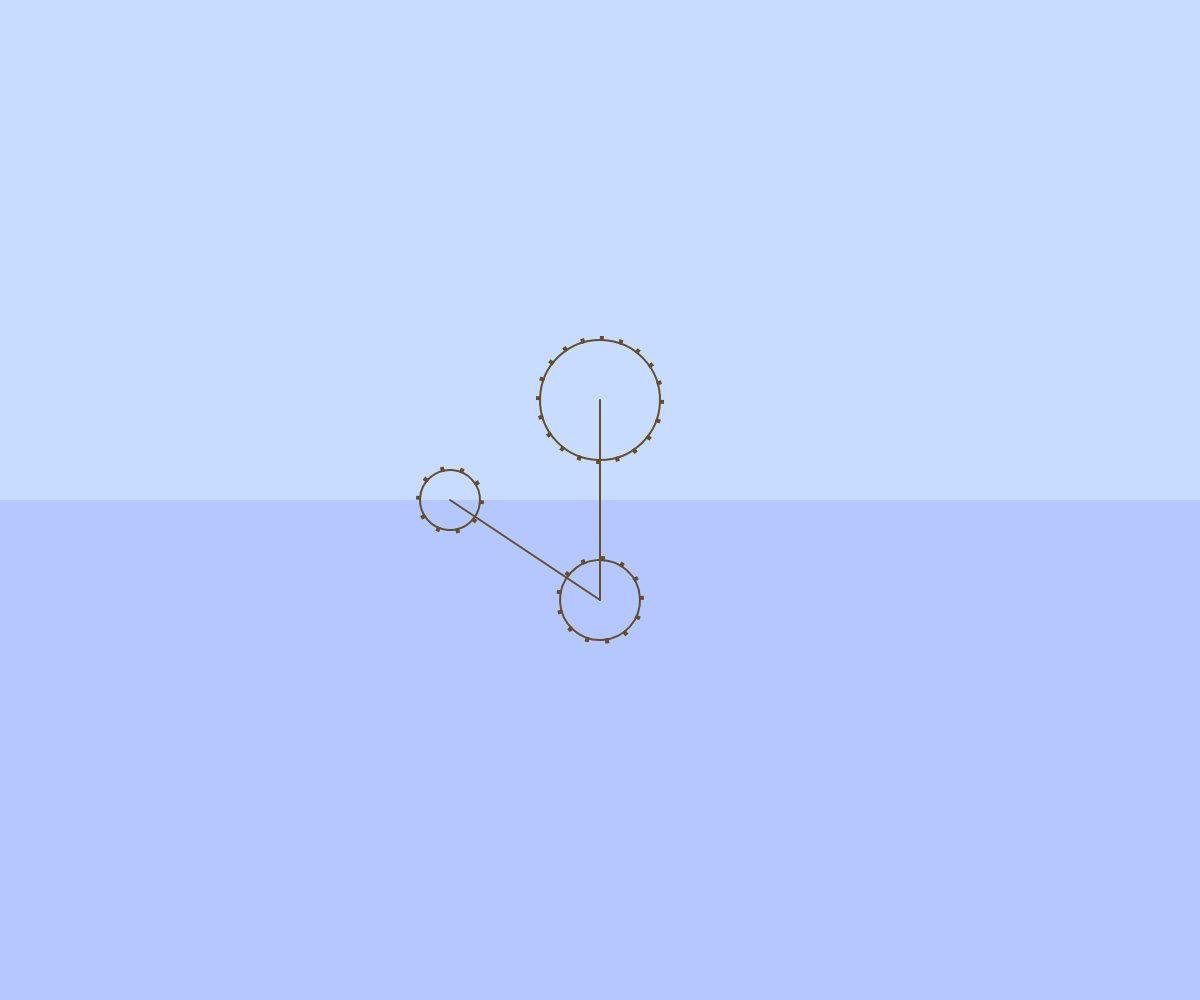
Frame 1 (no input)
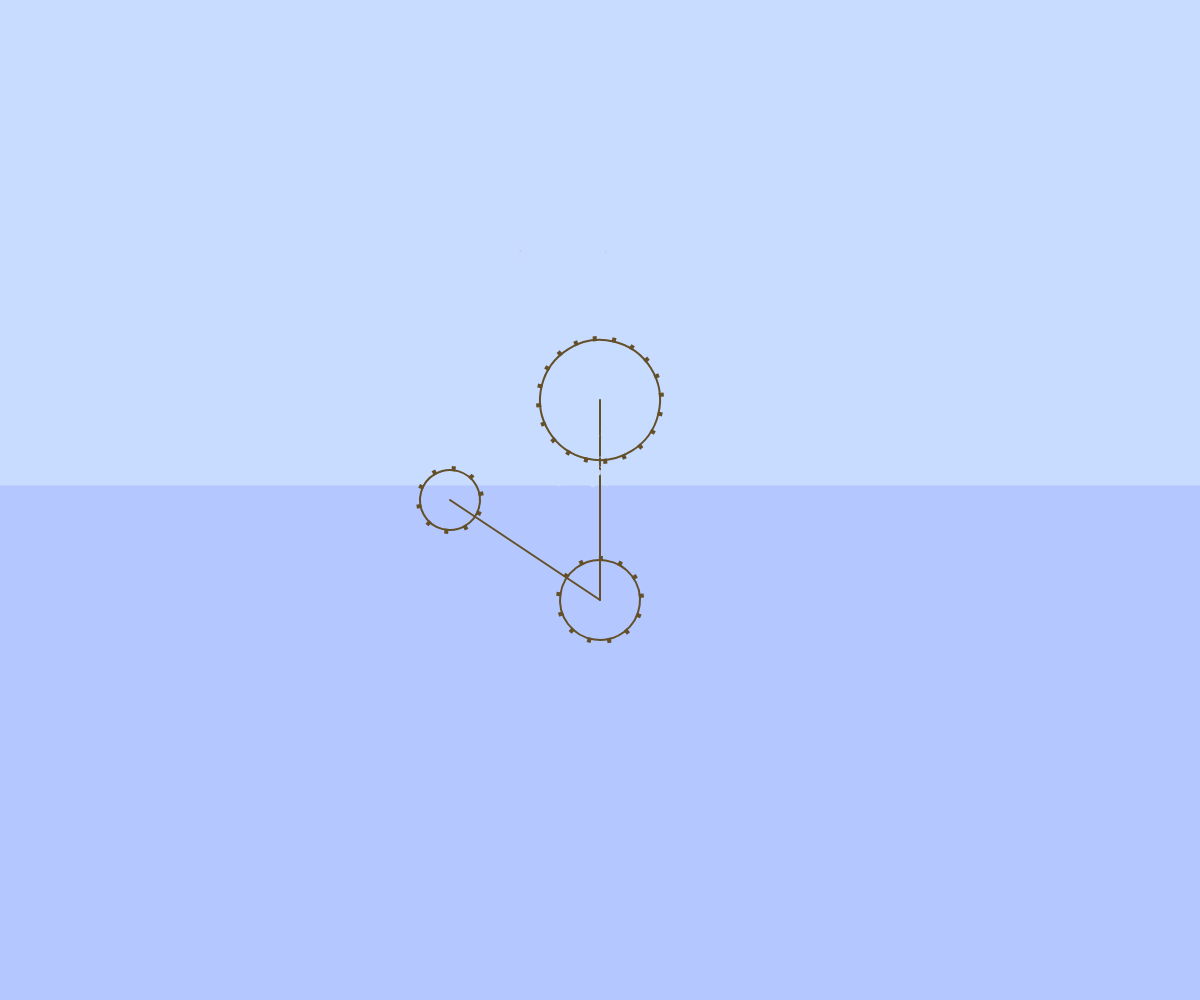
Frame 60 (no input)
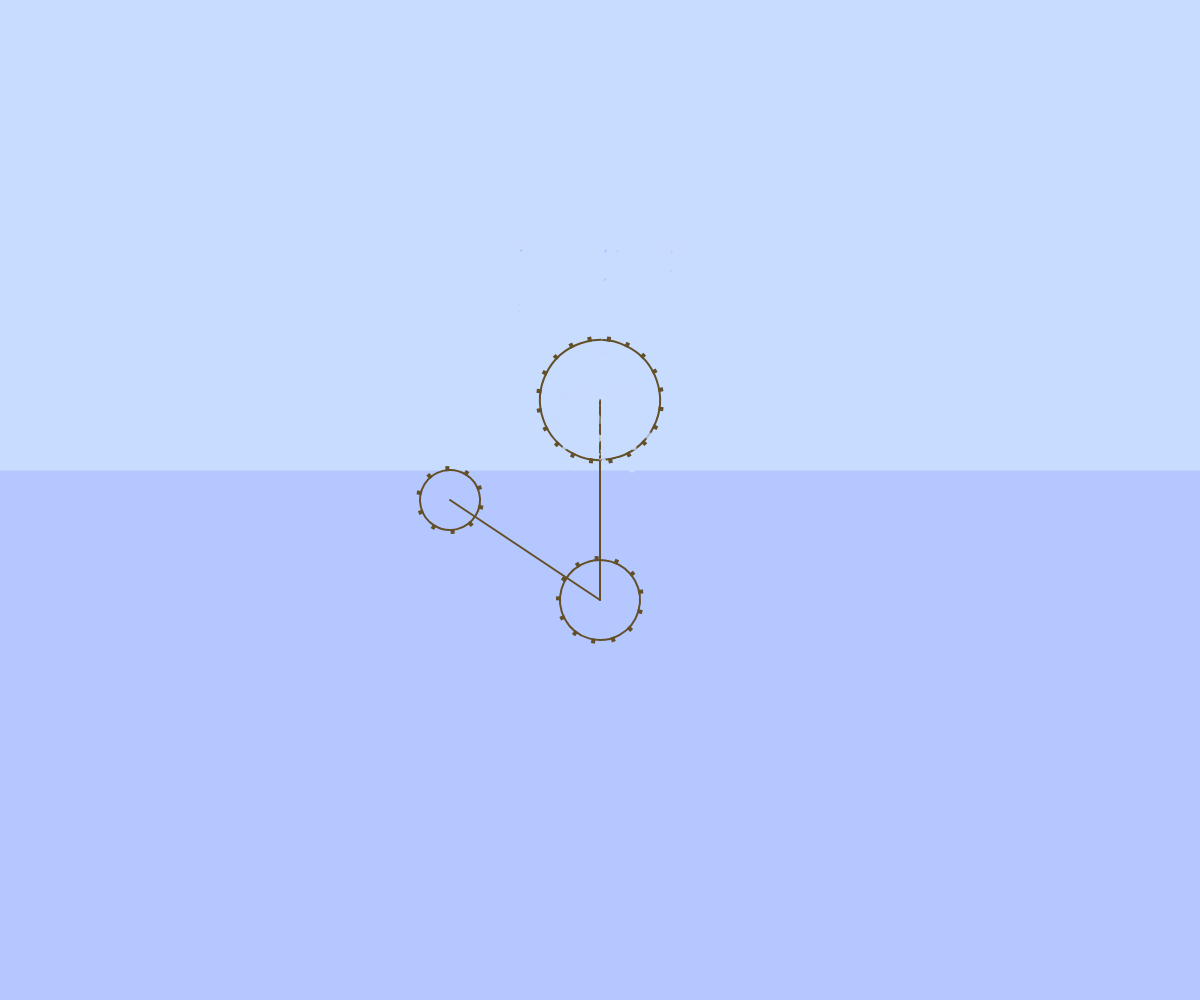
Frame 120 (the mouse pressed at the canvas centre since frame 60)

The p5.js sketch that drew these frames (run headless with seeded random() and noise() and a simulated clock; from frame 60 on, the mouse is pressed at the canvas centre):

// p5.js sketch
// ── sketch.js
let gears = [];
let bubbles = [];
let droplets = [];
let iceChunks = [];
let waterLevel = 0;
let steamParticles = [];

class Gear {
  constructor(x, y, radius, speed) {
    this.x = x;
    this.y = y;
    this.radius = radius;
    this.speed = speed;
    this.angle = 0;
    this.teeth = [];
    this.generateTeeth();
  }

  generateTeeth() {
    const toothCount = Math.floor(this.radius / 3);
    for (let i = 0; i < toothCount; i++) {
      const angle = (i / toothCount) * TWO_PI;
      const toothX = this.x + cos(angle) * this.radius;
      const toothY = this.y + sin(angle) * this.radius;
      this.teeth.push({ x: toothX, y: toothY });
    }
  }

  update() {
    this.angle += this.speed;
  }

  display() {
    push();
    translate(this.x, this.y);
    rotate(this.angle);

    stroke(100, 80, 40);
    strokeWeight(2);
    noFill();
    circle(0, 0, this.radius * 2);

    // Draw teeth
    for (let tooth of this.teeth) {
      const angle = atan2(tooth.y - this.y, tooth.x - this.x);
      push();
      translate(tooth.x - this.x, tooth.y - this.y);
      rotate(angle);
      rect(0, -1, 3, 2);
      pop();
    }

    pop();
  }
}

class Bubble {
  constructor(x, y) {
    this.x = x;
    this.y = y;
    this.size = random(2, 6);
    this.speed = random(0.5, 1.5);
    this.life = 255;
  }

  update() {
    this.y -= this.speed;
    this.life -= 2;
    this.size += 0.05;
  }

  display() {
    noStroke();
    fill(200, 220, 255, this.life);
    ellipse(this.x, this.y, this.size);
  }
}

class Droplet {
  constructor(x, y) {
    this.x = x;
    this.y = y;
    this.size = random(1, 3);
    this.speed = random(0.5, 1.5);
    this.life = 255;
  }

  update() {
    this.y += this.speed;
    this.x += random(-0.5, 0.5);
    this.life -= 2;
  }

  display() {
    noStroke();
    fill(180, 200, 255, this.life);
    ellipse(this.x, this.y, this.size);
  }
}

class IceChunk {
  constructor(x, y) {
    this.x = x;
    this.y = y;
    this.size = random(20, 40);
    this.speed = random(0.1, 0.3);
    this.life = 255;
  }

  update() {
    this.size -= this.speed;
    this.life -= 1;
  }

  display() {
    noStroke();
    fill(200, 220, 255, this.life);
    ellipse(this.x, this.y, this.size);
  }
}

class SteamParticle {
  constructor(x, y) {
    this.x = x;
    this.y = y;
    this.size = random(1, 3);
    this.speed = random(0.5, 2);
    this.life = random(100, 200);
  }

  update() {
    this.y -= this.speed;
    this.x += random(-0.5, 0.5);
    this.life -= 2;
    this.size *= 0.98;
  }

  display() {
    noStroke();
    fill(240, 240, 240, this.life);
    ellipse(this.x, this.y, this.size);
  }
}

function setup() {
  createCanvas(windowWidth, windowHeight);
  frameRate(30);

  // Create gears
  gears.push(new Gear(width / 2, height / 2 - 100, 60, 0.03));
  gears.push(new Gear(width / 2, height / 2 + 100, 40, -0.05));
  gears.push(new Gear(width / 2 - 150, height / 2, 30, 0.07));

  // Initialize water level
  waterLevel = height / 2;
}

function draw() {
  background(200, 220, 255);

  // Draw a large container for the water
  fill(180, 200, 255);
  noStroke();
  rect(0, waterLevel, width, height - waterLevel);

  // Update and draw gears
  for (let gear of gears) {
    gear.update();
    gear.display();
  }

  // Draw connection lines between gears
  stroke(100, 80, 40);
  strokeWeight(2);
  line(gears[0].x, gears[0].y, gears[1].x, gears[1].y);
  line(gears[1].x, gears[1].y, gears[2].x, gears[2].y);

  // Simulate boiling water
  if (frameCount % 10 === 0) {
    for (let i = 0; i < 3; i++) {
      bubbles.push(new Bubble(random(width / 2 - 50, width / 2 + 50), waterLevel));
    }
  }

  // Update and display bubbles
  for (let i = bubbles.length - 1; i >= 0; i--) {
    bubbles[i].update();
    bubbles[i].display();
    if (bubbles[i].life <= 0) {
      bubbles.splice(i, 1);
    }
  }

  // Add steam particles
  if (frameCount % 5 === 0) {
    for (let i = 0; i < 2; i++) {
      steamParticles.push(new SteamParticle(width / 2, waterLevel - 10));
    }
  }

  // Update and display steam particles
  for (let i = steamParticles.length - 1; i >= 0; i--) {
    steamParticles[i].update();
    steamParticles[i].display();
    if (steamParticles[i].life <= 0) {
      steamParticles.splice(i, 1);
    }
  }

  // Add ice chunks
  if (frameCount % 30 === 0 && iceChunks.length < 5) {
    iceChunks.push(new IceChunk(random(width / 2 - 80, width / 2 + 80), height / 4));
  }

  // Update and display ice chunks
  for (let i = iceChunks.length - 1; i >= 0; i--) {
    iceChunks[i].update();
    iceChunks[i].display();
    if (iceChunks[i].life <= 0) {
      iceChunks.splice(i, 1);
    }
  }

  // Add droplets when ice melts
  if (frameCount % 20 === 0 && iceChunks.length > 0) {
    for (let chunk of iceChunks) {
      droplets.push(new Droplet(chunk.x, chunk.y));
    }
  }

  // Update and display droplets
  for (let i = droplets.length - 1; i >= 0; i--) {
    droplets[i].update();
    droplets[i].display();
    if (droplets[i].life <= 0) {
      droplets.splice(i, 1);
    }
  }

  // Simulate increasing water level due to boiling
  if (frameCount % 2 === 0) {
    waterLevel -= 0.5;
    if (waterLevel < height / 2 - 50) {
      waterLevel = height / 2 - 50;
    }
  }

  // Add more bubbles as the water gets hotter
  if (frameCount % 8 === 0 && random() > 0.7) {
    bubbles.push(new Bubble(random(width / 2 - 50, width / 2 + 50), waterLevel));
  }
}

function windowResized() {
  resizeCanvas(windowWidth, windowHeight);
}
